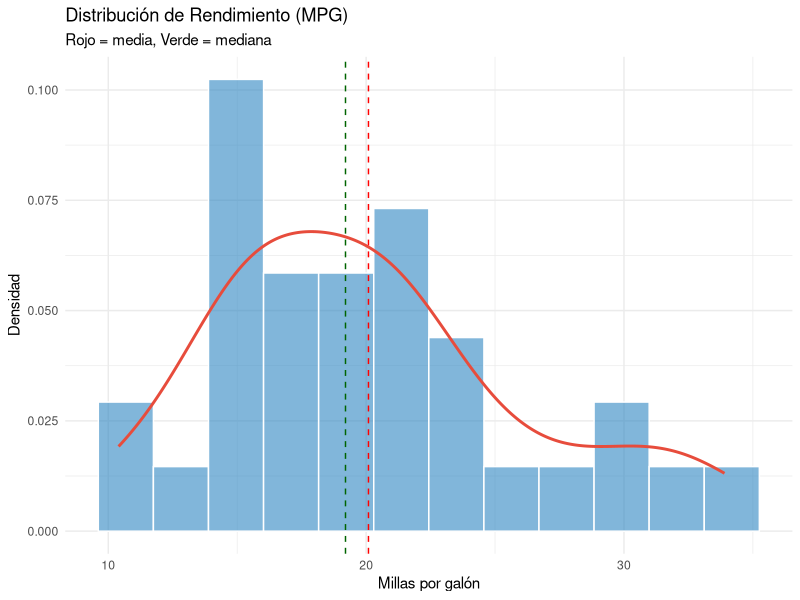
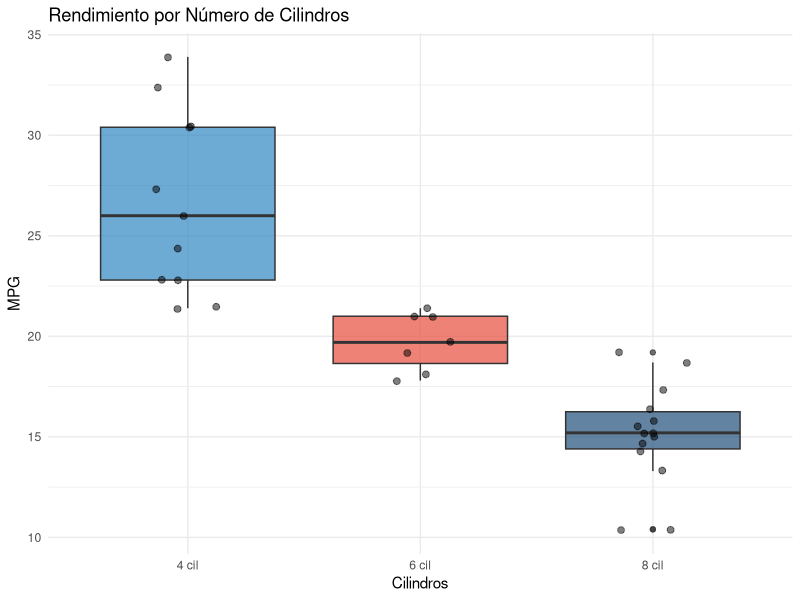
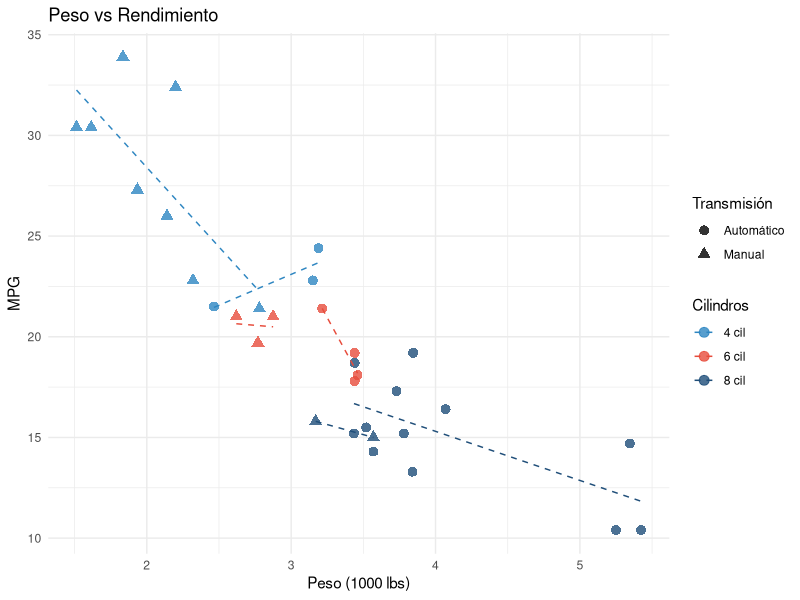
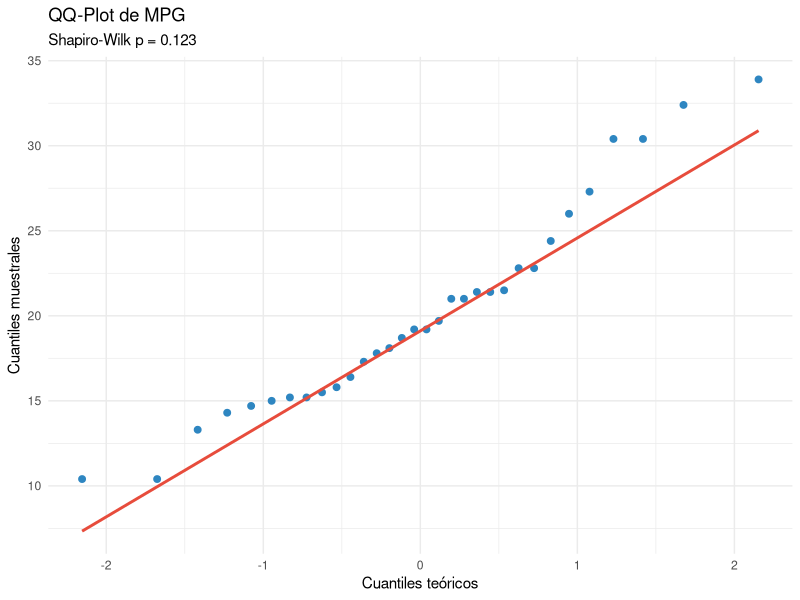
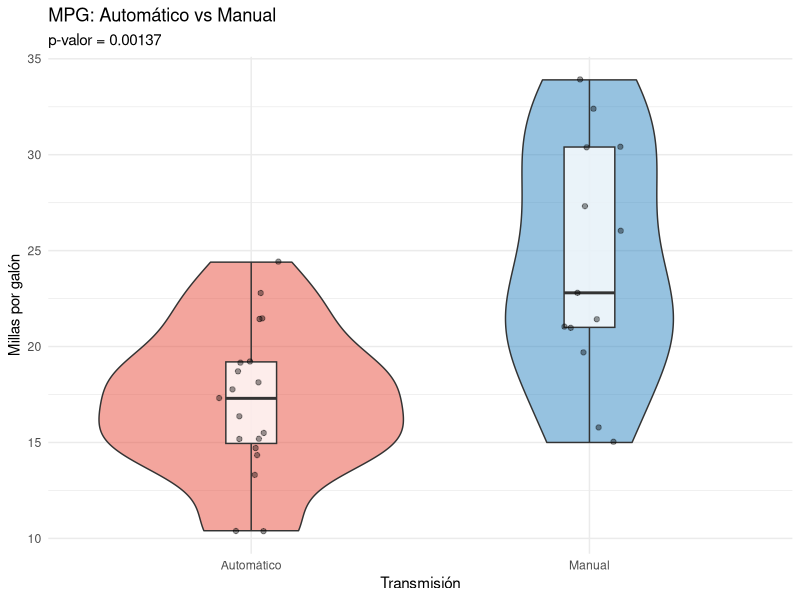
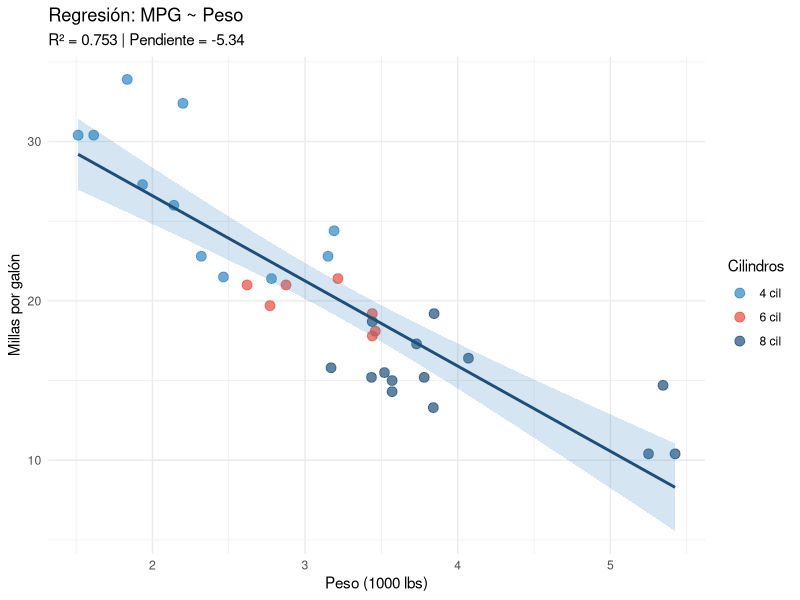
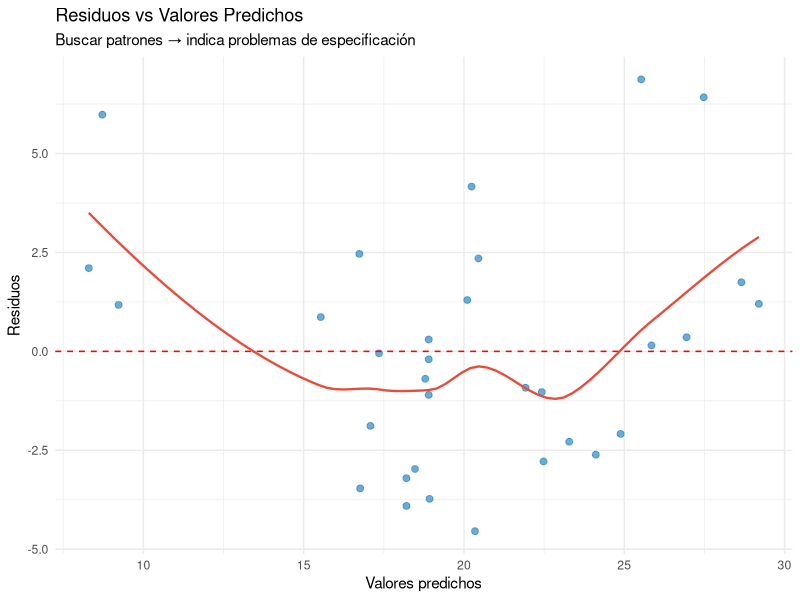

Reproduce these figures in R, in order.
# ==============================================================================
# Sesión 5: Práctica Integradora en R
# Doctorado en Ciencias de la Complejidad Social — CICS, UDD
# Profesor: Amaru Agüero (a.agueroj@udd.cl)
# ==============================================================================
#
# Este script integra TODAS las sesiones anteriores en un análisis completo.
# Usamos el dataset "iris" (base R) y "mtcars" (base R) para que no
# necesites instalar paquetes adicionales más allá del tidyverse.
#
# --- Paquetes necesarios ---
# install.packages(c("tidyverse", "ggplot2", "broom"))
library(tidyverse)
library(ggplot2)
library(broom)  # Para tidy() de modelos

# ==============================================================================
# PARTE 1: CARGA Y EXPLORACIÓN DE DATOS
# ==============================================================================

cat("=" %>% rep(60) %>% paste(collapse = ""), "\n")
cat("PARTE 1: Exploración de Datos\n")
cat("=" %>% rep(60) %>% paste(collapse = ""), "\n\n")

# Usamos mtcars: rendimiento de 32 automóviles
data(mtcars)

# Agregar nombres de autos como columna y crear factores
datos <- mtcars %>%
  rownames_to_column("modelo") %>%
  mutate(
    cilindros = factor(cyl, labels = c("4 cil", "6 cil", "8 cil")),
    transmision = factor(am, labels = c("Automático", "Manual")),
    forma_motor = factor(vs, labels = c("V", "Recto"))
  )

# Exploración inicial
cat("--- Estructura del dataset ---\n")
cat("Dimensiones:", dim(datos), "\n")
cat("Variables:", ncol(datos), "\n\n")

cat("Primeras filas:\n")
print(head(datos[, c("modelo", "mpg", "hp", "wt", "cilindros", "transmision")]))

cat("\nResumen estadístico de variables clave:\n")
datos %>%
  select(mpg, hp, wt, qsec, disp) %>%
  summary() %>%
  print()

# Valores faltantes
cat("\nValores faltantes por variable:\n")
print(colSums(is.na(datos)))
cat("→ No hay valores faltantes en mtcars\n")

# ==============================================================================
# PARTE 2: ESTADÍSTICA DESCRIPTIVA (Sesión 1)
# ==============================================================================

cat("\n")
cat("=" %>% rep(60) %>% paste(collapse = ""), "\n")
cat("PARTE 2: Estadística Descriptiva\n")
cat("=" %>% rep(60) %>% paste(collapse = ""), "\n\n")

# Tabla resumen completa
resumen <- datos %>%
  group_by(cilindros) %>%
  summarise(
    n = n(),
    media_mpg = round(mean(mpg), 1),
    mediana_mpg = round(median(mpg), 1),
    sd_mpg = round(sd(mpg), 1),
    min_mpg = min(mpg),
    max_mpg = max(mpg),
    iqr_mpg = round(IQR(mpg), 1),
    cv_mpg = round(sd(mpg) / mean(mpg) * 100, 1),
    media_hp = round(mean(hp), 0),
    media_wt = round(mean(wt), 2),
    .groups = "drop"
  )

cat("--- Resumen por número de cilindros ---\n")
print(as.data.frame(resumen))

# Detección de outliers
cat("\n--- Detección de outliers en MPG ---\n")
Q1 <- quantile(datos$mpg, 0.25)
Q3 <- quantile(datos$mpg, 0.75)
IQR_val <- IQR(datos$mpg)
cat("Q1:", Q1, " Q3:", Q3, " IQR:", IQR_val, "\n")
cat("Límites: [", Q1 - 1.5 * IQR_val, ",", Q3 + 1.5 * IQR_val, "]\n")

outliers <- datos %>%
  filter(mpg < Q1 - 1.5 * IQR_val | mpg > Q3 + 1.5 * IQR_val) %>%
  select(modelo, mpg, cilindros)
cat("Outliers:", nrow(outliers), "\n")
if (nrow(outliers) > 0) print(outliers)

# Visualizaciones descriptivas
# 2a. Histograma con densidad
p1 <- ggplot(datos, aes(x = mpg)) +
  geom_histogram(aes(y = after_stat(density)), bins = 12,
                 fill = "#2E86C1", alpha = 0.6, color = "white") +
  geom_density(color = "#E74C3C", size = 1) +
  geom_vline(aes(xintercept = mean(mpg)), color = "red",
             linetype = "dashed") +
  geom_vline(aes(xintercept = median(mpg)), color = "darkgreen",
             linetype = "dashed") +
  labs(title = "Distribución de Rendimiento (MPG)",
       subtitle = "Rojo = media, Verde = mediana",
       x = "Millas por galón", y = "Densidad") +
  theme_minimal()
print(p1)

# 2b. Boxplot por cilindros
p2 <- ggplot(datos, aes(x = cilindros, y = mpg, fill = cilindros)) +
  geom_boxplot(alpha = 0.7) +
  geom_jitter(width = 0.15, alpha = 0.5, size = 2) +
  scale_fill_manual(values = c("#2E86C1", "#E74C3C", "#1F4E79")) +
  labs(title = "Rendimiento por Número de Cilindros",
       x = "Cilindros", y = "MPG") +
  theme_minimal() +
  theme(legend.position = "none")
print(p2)

# 2c. Scatter: peso vs rendimiento
p3 <- ggplot(datos, aes(x = wt, y = mpg, color = cilindros, shape = transmision)) +
  geom_point(size = 3, alpha = 0.8) +
  geom_smooth(method = "lm", se = FALSE, linetype = "dashed", size = 0.5) +
  scale_color_manual(values = c("#2E86C1", "#E74C3C", "#1F4E79")) +
  labs(title = "Peso vs Rendimiento",
       x = "Peso (1000 lbs)", y = "MPG",
       color = "Cilindros", shape = "Transmisión") +
  theme_minimal()
print(p3)

# 2d. Matriz de correlaciones
vars_num <- datos %>% select(mpg, hp, wt, disp, qsec)
cor_matrix <- cor(vars_num)
cat("\n--- Matriz de correlaciones ---\n")
print(round(cor_matrix, 2))

# ==============================================================================
# PARTE 3: PROBABILIDAD Y DISTRIBUCIONES (Sesiones 2-3)
# ==============================================================================

cat("\n")
cat("=" %>% rep(60) %>% paste(collapse = ""), "\n")
cat("PARTE 3: Probabilidades y Distribuciones\n")
cat("=" %>% rep(60) %>% paste(collapse = ""), "\n\n")

# ¿Sigue MPG una distribución normal?
cat("--- Test de normalidad para MPG ---\n")
shapiro_test <- shapiro.test(datos$mpg)
cat("Shapiro-Wilk: W =", round(shapiro_test$statistic, 4),
    ", p-valor =", round(shapiro_test$p.value, 4), "\n")
cat("→", ifelse(shapiro_test$p.value > 0.05,
                "No rechazamos normalidad (p > 0.05)",
                "Rechazamos normalidad (p ≤ 0.05)"), "\n")

# QQ-Plot
p4 <- ggplot(datos, aes(sample = mpg)) +
  stat_qq(color = "#2E86C1", size = 2) +
  stat_qq_line(color = "#E74C3C", size = 1) +
  labs(title = "QQ-Plot de MPG",
       subtitle = paste("Shapiro-Wilk p =", round(shapiro_test$p.value, 3)),
       x = "Cuantiles teóricos", y = "Cuantiles muestrales") +
  theme_minimal()
print(p4)

# Normalidad por grupo
cat("\nTest de normalidad por grupo de cilindros:\n")
datos %>%
  group_by(cilindros) %>%
  summarise(
    n = n(),
    W = round(shapiro.test(mpg)$statistic, 4),
    p_valor = round(shapiro.test(mpg)$p.value, 4),
    normal = ifelse(shapiro.test(mpg)$p.value > 0.05, "Sí", "No"),
    .groups = "drop"
  ) %>%
  print()

# Probabilidades con la distribución empírica
cat("\n--- Probabilidades empíricas ---\n")
cat("P(MPG > 25):", round(mean(datos$mpg > 25), 3), "\n")
cat("P(MPG < 15):", round(mean(datos$mpg < 15), 3), "\n")
cat("P(15 < MPG < 25):", round(mean(datos$mpg > 15 & datos$mpg < 25), 3), "\n")

# Si asumimos normalidad
mu_mpg <- mean(datos$mpg)
sd_mpg <- sd(datos$mpg)
cat("\nSi asumimos MPG ~ N(", round(mu_mpg, 1), ",", round(sd_mpg, 1), "):\n")
cat("P(MPG > 25):", round(1 - pnorm(25, mu_mpg, sd_mpg), 3), "\n")
cat("P(MPG < 15):", round(pnorm(15, mu_mpg, sd_mpg), 3), "\n")

# ==============================================================================
# PARTE 4: INFERENCIA ESTADÍSTICA (Sesión 4)
# ==============================================================================

cat("\n")
cat("=" %>% rep(60) %>% paste(collapse = ""), "\n")
cat("PARTE 4: Inferencia Estadística\n")
cat("=" %>% rep(60) %>% paste(collapse = ""), "\n\n")

# 4a. IC para la media de MPG
cat("--- IC para la media de MPG ---\n")
test_mpg <- t.test(datos$mpg, conf.level = 0.95)
cat("x̄ =", round(test_mpg$estimate, 2), "\n")
cat("IC 95%: [", round(test_mpg$conf.int[1], 2), ",",
    round(test_mpg$conf.int[2], 2), "]\n")

# 4b. Test de dos muestras: Manual vs Automático
cat("\n--- Comparación: Manual vs Automático ---\n")
test_trans <- t.test(mpg ~ transmision, data = datos)
cat("Media Automático:", round(test_trans$estimate[1], 2), "\n")
cat("Media Manual:", round(test_trans$estimate[2], 2), "\n")
cat("Diferencia:", round(diff(test_trans$estimate), 2), "\n")
cat("IC 95% para diferencia: [", round(test_trans$conf.int[1], 2), ",",
    round(test_trans$conf.int[2], 2), "]\n")
cat("p-valor:", format(test_trans$p.value, digits = 4), "\n")
cat("→", ifelse(test_trans$p.value < 0.05,
                "Diferencia significativa (p < 0.05)",
                "Diferencia no significativa (p ≥ 0.05)"), "\n")

p5 <- ggplot(datos, aes(x = transmision, y = mpg, fill = transmision)) +
  geom_violin(alpha = 0.5) +
  geom_boxplot(width = 0.15, fill = "white", alpha = 0.8) +
  geom_jitter(width = 0.1, alpha = 0.4) +
  scale_fill_manual(values = c("#E74C3C", "#2E86C1")) +
  labs(title = "MPG: Automático vs Manual",
       subtitle = paste("p-valor =", format(test_trans$p.value, digits = 3)),
       x = "Transmisión", y = "Millas por galón") +
  theme_minimal() +
  theme(legend.position = "none")
print(p5)

# 4c. ANOVA: MPG según cilindros
cat("\n--- ANOVA: MPG según cilindros ---\n")
anova_cil <- aov(mpg ~ cilindros, data = datos)
cat("Tabla ANOVA:\n")
print(summary(anova_cil))

cat("\nComparaciones múltiples (Tukey HSD):\n")
tukey <- TukeyHSD(anova_cil)
print(tukey)

# ==============================================================================
# PARTE 5: REGRESIÓN LINEAL SIMPLE
# ==============================================================================

cat("\n")
cat("=" %>% rep(60) %>% paste(collapse = ""), "\n")
cat("PARTE 5: Regresión Lineal Simple\n")
cat("=" %>% rep(60) %>% paste(collapse = ""), "\n\n")

# Modelo: MPG ~ Peso
modelo_simple <- lm(mpg ~ wt, data = datos)

cat("--- Modelo: mpg ~ wt ---\n")
print(summary(modelo_simple))

# IC para coeficientes
cat("\nIC 95% para coeficientes:\n")
print(confint(modelo_simple))

# Interpretación
cat("\nInterpretación:\n")
cat("  Intercepto:", round(coef(modelo_simple)[1], 2),
    "→ MPG estimado cuando peso = 0 (extrapolación)\n")
cat("  Pendiente (wt):", round(coef(modelo_simple)[2], 2),
    "→ Por cada 1000 lbs adicionales, MPG baja en",
    round(abs(coef(modelo_simple)[2]), 2), "\n")
cat("  R²:", round(summary(modelo_simple)$r.squared, 3),
    "→ El peso explica", round(summary(modelo_simple)$r.squared * 100, 1),
    "% de la variación en MPG\n")

# Predicciones
nuevos_pesos <- data.frame(wt = c(2.0, 3.0, 4.0, 5.0))
pred <- predict(modelo_simple, nuevos_pesos, interval = "confidence", level = 0.95)
cat("\nPredicciones con IC 95%:\n")
print(cbind(nuevos_pesos, round(pred, 2)))

# Gráfico de regresión
p6 <- ggplot(datos, aes(x = wt, y = mpg)) +
  geom_point(aes(color = cilindros), size = 3, alpha = 0.7) +
  geom_smooth(method = "lm", se = TRUE, color = "#1F4E79",
              fill = "#2E86C1", alpha = 0.2) +
  scale_color_manual(values = c("#2E86C1", "#E74C3C", "#1F4E79")) +
  labs(title = "Regresión: MPG ~ Peso",
       subtitle = paste("R² =", round(summary(modelo_simple)$r.squared, 3),
                        "| Pendiente =", round(coef(modelo_simple)[2], 2)),
       x = "Peso (1000 lbs)", y = "Millas por galón",
       color = "Cilindros") +
  theme_minimal()
print(p6)

# Diagnósticos del modelo
cat("\n--- Diagnósticos del modelo ---\n")

# Residuos
datos$residuos <- residuals(modelo_simple)
datos$predichos <- fitted(modelo_simple)

# Test de normalidad de residuos
shapiro_res <- shapiro.test(datos$residuos)
cat("Normalidad de residuos (Shapiro-Wilk): p =",
    round(shapiro_res$p.value, 4), "\n")

# Gráficos de diagnóstico
p7 <- ggplot(datos, aes(x = predichos, y = residuos)) +
  geom_point(color = "#2E86C1", alpha = 0.7, size = 2) +
  geom_hline(yintercept = 0, color = "red", linetype = "dashed") +
  geom_smooth(method = "loess", se = FALSE, color = "#E74C3C", size = 0.8) +
  labs(title = "Residuos vs Valores Predichos",
       subtitle = "Buscar patrones → indica problemas de especificación",
       x = "Valores predichos", y = "Residuos") +
  theme_minimal()
print(p7)

# ==============================================================================
# PARTE 6: REGRESIÓN MÚLTIPLE
# ==============================================================================

cat("\n")
cat("=" %>% rep(60) %>% paste(collapse = ""), "\n")
cat("PARTE 6: Regresión Múltiple\n")
cat("=" %>% rep(60) %>% paste(collapse = ""), "\n\n")

# Modelo múltiple
modelo_multi <- lm(mpg ~ wt + hp + factor(cyl), data = datos)

cat("--- Modelo: mpg ~ wt + hp + cilindros ---\n")
print(summary(modelo_multi))

cat("\nIC 95% para coeficientes:\n")
print(confint(modelo_multi))

# Comparar modelos
cat("\n--- Comparación de modelos ---\n")
modelo_1 <- lm(mpg ~ wt, data = datos)
modelo_2 <- lm(mpg ~ wt + hp, data = datos)
modelo_3 <- lm(mpg ~ wt + hp + factor(cyl), data = datos)

comparacion <- data.frame(
  modelo = c("mpg ~ wt", "mpg ~ wt + hp", "mpg ~ wt + hp + cyl"),
  R2 = c(summary(modelo_1)$r.squared,
         summary(modelo_2)$r.squared,
         summary(modelo_3)$r.squared),
  R2_adj = c(summary(modelo_1)$adj.r.squared,
             summary(modelo_2)$adj.r.squared,
             summary(modelo_3)$adj.r.squared),
  AIC = c(AIC(modelo_1), AIC(modelo_2), AIC(modelo_3)),
  BIC = c(BIC(modelo_1), BIC(modelo_2), BIC(modelo_3))
)
comparacion[, 2:5] <- round(comparacion[, 2:5], 3)
print(comparacion)

# Test F para comparar modelos anidados
cat("\nTest F: Modelo 2 vs Modelo 3 (¿cyl agrega información?):\n")
print(anova(modelo_2, modelo_3))

# ==============================================================================
# PARTE 7: RESUMEN Y CONCLUSIONES
# ==============================================================================

cat("\n")
cat("=" %>% rep(60) %>% paste(collapse = ""), "\n")
cat("RESUMEN DEL ANÁLISIS\n")
cat("=" %>% rep(60) %>% paste(collapse = ""), "\n\n")

cat("Dataset: mtcars (32 automóviles)\n")
cat("Variable dependiente: MPG (rendimiento)\n\n")

cat("Hallazgos principales:\n")
cat("1. El MPG promedio es", round(mean(datos$mpg), 1),
    "(DE =", round(sd(datos$mpg), 1), ")\n")
cat("2. Los autos manuales tienen mejor rendimiento que los automáticos\n")
cat("   (diferencia:", round(abs(diff(test_trans$estimate)), 1), "MPG, p =",
    format(test_trans$p.value, digits = 3), ")\n")
cat("3. Hay diferencias significativas de MPG entre cilindros (ANOVA p < 0.001)\n")
cat("4. El peso es el mejor predictor individual de MPG (R² =",
    round(summary(modelo_1)$r.squared, 3), ")\n")
cat("5. El modelo múltiple (wt + hp + cyl) explica",
    round(summary(modelo_3)$r.squared * 100, 1), "% de la variación\n")

cat("\n✓ Fin de Sesión 5 — Práctica Integradora\n")
